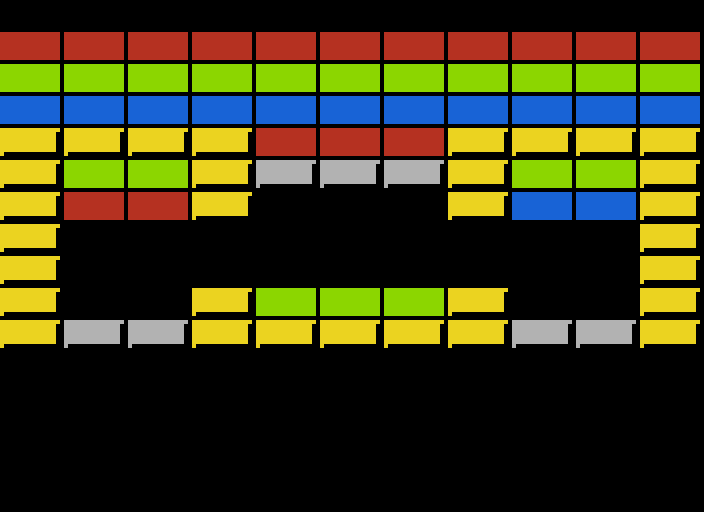

A level layout from a 2D game, rendered from its tile map. Below: a short description, then the map file with its tile-grid data intact:
An orthogonal 11x16 tile map with 64x32 px tiles, 1 tile layer (Level).

<map version="1.10" tiledversion="1.10.2" orientation="orthogonal" renderorder="right-down" width="11" height="16" tilewidth="64" tileheight="32" infinite="0" nextlayerid="2" nextobjectid="1">
 <tileset firstgid="1" name="tileset" tilewidth="64" tileheight="32" tilecount="12" columns="4">
  <image source="tileset.png" width="256" height="96" />
 </tileset>
 <layer id="1" name="Level" width="11" height="16">
  <data encoding="csv">
0,0,0,0,0,0,0,0,0,0,0,
5,5,5,5,5,5,5,5,5,5,5,
4,4,4,4,4,4,4,4,4,4,4,
6,6,6,6,6,6,6,6,6,6,6,
10,10,10,10,5,5,5,10,10,10,10,
10,4,4,10,9,9,9,10,4,4,10,
10,5,5,10,0,0,0,10,6,6,10,
10,0,0,0,0,0,0,0,0,0,10,
10,0,0,0,0,0,0,0,0,0,10,
10,0,0,10,4,4,4,10,0,0,10,
10,9,9,10,10,10,10,10,9,9,10,
0,0,0,0,0,0,0,0,0,0,0,
0,0,0,0,0,0,0,0,0,0,0,
0,0,0,0,0,0,0,0,0,0,0,
0,0,0,0,0,0,0,0,0,0,0,
0,0,0,0,0,0,0,0,0,0,0
</data>
 </layer>
</map>
